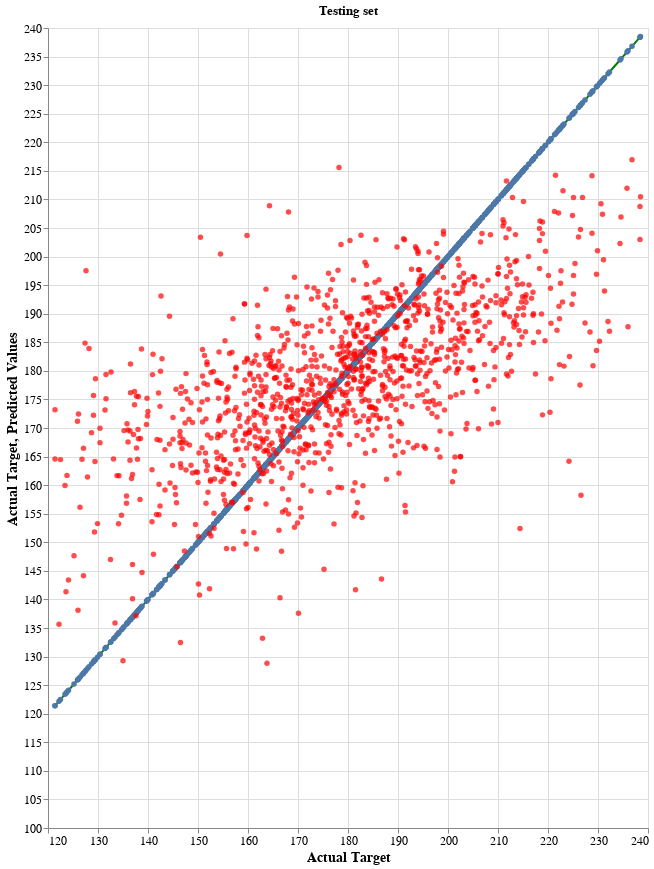

Notebook code cell kept with this figure:
### Code cell
final_chart

### Figure 1 — Vega-Lite specification as saved in the notebook (floating-point values rounded to 4 significant figures; data arrays with more than 128 entries replaced by an {"elided": "..."} marker saying what was removed)
{"config": {"view": {"continuousWidth": 400, "continuousHeight": 300}, "axis": {"labelFontSize": 12, "titleFontSize": 14}, "legend": {"orient": "top"}, "title": {"anchor": "middle"}}, "layer": [{"mark": {"type": "line", "color": "green", "point": true}, "encoding": {"tooltip": [{"field": "Actual Target", "type": "quantitative"}, {"field": "Predicted Values", "type": "quantitative"}], "x": {"field": "Actual Target", "type": "quantitative"}, "y": {"field": "Actual Target", "scale": {"domain": [100, 238.5], "nice": true}, "type": "quantitative"}}, "height": 800, "width": 600}, {"mark": {"type": "circle", "color": "red", "opacity": 0.7}, "encoding": {"tooltip": [{"field": "Actual Target", "type": "quantitative"}, {"field": "Predicted Values", "type": "quantitative"}], "x": {"field": "Actual Target", "type": "quantitative"}, "y": {"field": "Predicted Values", "scale": {"domain": [100, 216.9], "nice": true}, "type": "quantitative"}}}], "data": {"name": "data-4a4ff21b44dea62b9fe8b20e1d210523"}, "height": 800, "title": "Testing set", "width": 600, "$schema": "https://vega.github.io/schema/vega-lite/v4.17.0.json", "datasets": {"data-4a4ff21b44dea62b9fe8b20e1d210523": {"elided": "1176 records"}}}
